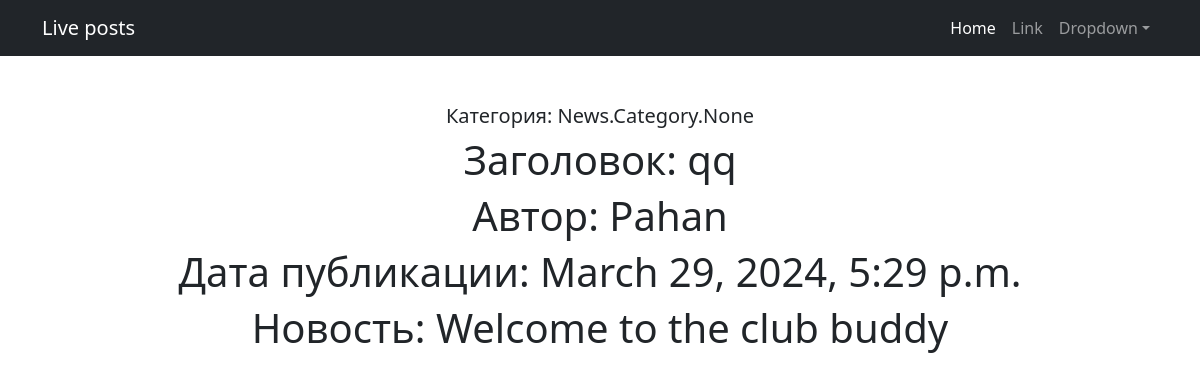
Screenshot of /post/3 with the database file from the repository.
### News/models.py (models this page shows, shortened)
class Post(models.Model):
    author = models.ForeignKey(Author, on_delete = models.CASCADE)
    news_type = models.CharField(max_length = 2,
                                 choices = PUBLICATIONS,
                                 default = 'publication')
    time_in = models.DateTimeField(auto_now_add = True)
    category = models.ManyToManyField(Category, through = 'PostCategory', related_name='posts')
    heading = models.CharField(max_length = 100)
    text = models.CharField(max_length = 255)
    like_rating = models.IntegerField(default = 0)
    dislike_rating = models.IntegerField(default = 0)

class Author(models.Model):
    user = models.OneToOneField(User, on_delete = models.CASCADE)
    rating = models.IntegerField(default = 0)

### News/views.py (the view)
# urls.py: path('<int:pk>', PostDetail.as_view()),
class PostDetail(DetailView):
    model = Post
    template_name = 'readpost.html'
    context_object_name = 'postd'

### templates/readpost.html (shortened to what this page needs)
{% extends 'flatpages/default.html' %}
{% block content %}
<h5>Категория: {{ postd.category }}</h5>
<h1>Заголовок: {{ postd.heading }}</h1>
<h1>Автор: {{  postd.author.user }}</h1>
<h1>Дата публикации: {{ postd.time_in }}</h1>
<h1>Новость: {{ postd.text }}</h1>
{% endblock content %}

### rows the page displays
Post: category "News.Category.None", heading "qq", author.user "Pahan", time_in "March 29, 2024, 5:29 p.m.", text "Welcome to the club buddy"
